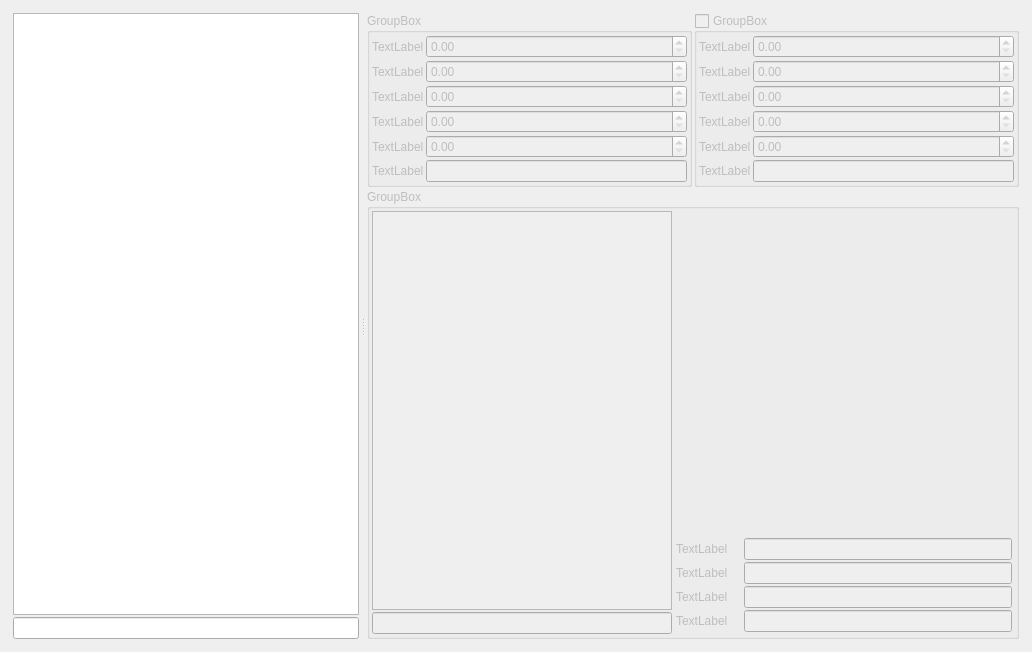
<?xml version="1.0" encoding="UTF-8"?>
<ui version="4.0">
 <class>view</class>
 <widget class="QWidget" name="view">
  <property name="geometry">
   <rect>
    <x>0</x>
    <y>0</y>
    <width>1032</width>
    <height>652</height>
   </rect>
  </property>
  <property name="windowTitle">
   <string>Form</string>
  </property>
  <layout class="QGridLayout" name="gridLayout">
   <item row="0" column="0">
    <widget class="QSplitter" name="splitter">
     <property name="orientation">
      <enum>Qt::Horizontal</enum>
     </property>
     <widget class="QWidget" name="widget" native="true">
      <property name="sizePolicy">
       <sizepolicy hsizetype="Fixed" vsizetype="Preferred">
        <horstretch>0</horstretch>
        <verstretch>0</verstretch>
       </sizepolicy>
      </property>
      <property name="maximumSize">
       <size>
        <width>350</width>
        <height>16777215</height>
       </size>
      </property>
      <layout class="QGridLayout" name="gridLayout_7">
       <property name="leftMargin">
        <number>2</number>
       </property>
       <property name="topMargin">
        <number>2</number>
       </property>
       <property name="rightMargin">
        <number>2</number>
       </property>
       <property name="bottomMargin">
        <number>2</number>
       </property>
       <property name="spacing">
        <number>2</number>
       </property>
       <item row="0" column="0">
        <widget class="QListView" name="main_list_view">
         <property name="contextMenuPolicy">
          <enum>Qt::CustomContextMenu</enum>
         </property>
         <property name="alternatingRowColors">
          <bool>true</bool>
         </property>
        </widget>
       </item>
       <item row="1" column="0">
        <widget class="QLineEdit" name="main_filter_line_edit"/>
       </item>
      </layout>
     </widget>
     <widget class="QWidget" name="detailed_view_widget" native="true">
      <property name="enabled">
       <bool>false</bool>
      </property>
      <property name="sizePolicy">
       <sizepolicy hsizetype="Preferred" vsizetype="Preferred">
        <horstretch>0</horstretch>
        <verstretch>0</verstretch>
       </sizepolicy>
      </property>
      <layout class="QGridLayout" name="gridLayout_6">
       <property name="leftMargin">
        <number>2</number>
       </property>
       <property name="topMargin">
        <number>2</number>
       </property>
       <property name="rightMargin">
        <number>2</number>
       </property>
       <property name="bottomMargin">
        <number>2</number>
       </property>
       <property name="spacing">
        <number>2</number>
       </property>
       <item row="0" column="0">
        <widget class="QGroupBox" name="head_camera_settings_groupbox">
         <property name="title">
          <string>GroupBox</string>
         </property>
         <layout class="QGridLayout" name="gridLayout_3" columnstretch="0,1">
          <property name="leftMargin">
           <number>2</number>
          </property>
          <property name="topMargin">
           <number>2</number>
          </property>
          <property name="rightMargin">
           <number>2</number>
          </property>
          <property name="bottomMargin">
           <number>2</number>
          </property>
          <property name="spacing">
           <number>2</number>
          </property>
          <item row="1" column="1">
           <widget class="QDoubleSpinBox" name="head_y_spinbox">
            <property name="maximum">
             <double>1000.000000000000000</double>
            </property>
           </widget>
          </item>
          <item row="0" column="1">
           <widget class="QDoubleSpinBox" name="head_z_spinbox">
            <property name="maximum">
             <double>1000.000000000000000</double>
            </property>
           </widget>
          </item>
          <item row="3" column="1">
           <widget class="QDoubleSpinBox" name="head_pitch_spinbox">
            <property name="maximum">
             <double>1000.000000000000000</double>
            </property>
           </widget>
          </item>
          <item row="4" column="1">
           <widget class="QDoubleSpinBox" name="head_fov_spinbox">
            <property name="maximum">
             <double>1000.000000000000000</double>
            </property>
           </widget>
          </item>
          <item row="2" column="1">
           <widget class="QDoubleSpinBox" name="head_yaw_spinbox">
            <property name="maximum">
             <double>1000.000000000000000</double>
            </property>
           </widget>
          </item>
          <item row="0" column="0">
           <widget class="QLabel" name="head_z_label">
            <property name="text">
             <string>TextLabel</string>
            </property>
           </widget>
          </item>
          <item row="1" column="0">
           <widget class="QLabel" name="head_y_label">
            <property name="text">
             <string>TextLabel</string>
            </property>
           </widget>
          </item>
          <item row="2" column="0">
           <widget class="QLabel" name="head_yaw_label">
            <property name="text">
             <string>TextLabel</string>
            </property>
           </widget>
          </item>
          <item row="3" column="0">
           <widget class="QLabel" name="head_pitch_label">
            <property name="text">
             <string>TextLabel</string>
            </property>
           </widget>
          </item>
          <item row="4" column="0">
           <widget class="QLabel" name="head_fov_label">
            <property name="text">
             <string>TextLabel</string>
            </property>
           </widget>
          </item>
          <item row="5" column="0">
           <widget class="QLabel" name="head_skeleton_node_label">
            <property name="text">
             <string>TextLabel</string>
            </property>
           </widget>
          </item>
          <item row="5" column="1">
           <widget class="KLineEdit" name="head_skeleton_node_line_edit"/>
          </item>
         </layout>
        </widget>
       </item>
       <item row="1" column="0" colspan="2">
        <widget class="QGroupBox" name="variants_groupbox">
         <property name="title">
          <string>GroupBox</string>
         </property>
         <layout class="QGridLayout" name="gridLayout_2">
          <property name="leftMargin">
           <number>2</number>
          </property>
          <property name="topMargin">
           <number>2</number>
          </property>
          <property name="rightMargin">
           <number>2</number>
          </property>
          <property name="bottomMargin">
           <number>2</number>
          </property>
          <property name="spacing">
           <number>2</number>
          </property>
          <item row="0" column="2" rowspan="2" colspan="2">
           <widget class="QWidget" name="variants_widget" native="true">
            <layout class="QGridLayout" name="gridLayout_5" columnstretch="0,0,0,0,0">
             <property name="leftMargin">
              <number>2</number>
             </property>
             <property name="topMargin">
              <number>2</number>
             </property>
             <property name="rightMargin">
              <number>2</number>
             </property>
             <property name="bottomMargin">
              <number>2</number>
             </property>
             <property name="spacing">
              <number>2</number>
             </property>
             <item row="0" column="3">
              <widget class="QLabel" name="mask_2_label">
               <property name="text">
                <string/>
               </property>
              </widget>
             </item>
             <item row="0" column="4">
              <widget class="QLabel" name="mask_3_label">
               <property name="text">
                <string/>
               </property>
              </widget>
             </item>
             <item row="0" column="2">
              <widget class="QLabel" name="mask_1_label">
               <property name="text">
                <string/>
               </property>
              </widget>
             </item>
             <item row="0" column="1">
              <widget class="QLabel" name="diffuse_label">
               <property name="text">
                <string/>
               </property>
              </widget>
             </item>
             <item row="0" column="0">
              <widget class="QWidget" name="widget_2" native="true"/>
             </item>
             <item row="1" column="0">
              <widget class="QLabel" name="file_diffuse_label">
               <property name="text">
                <string>TextLabel</string>
               </property>
              </widget>
             </item>
             <item row="2" column="0">
              <widget class="QLabel" name="file_mask_1_label">
               <property name="text">
                <string>TextLabel</string>
               </property>
              </widget>
             </item>
             <item row="3" column="0">
              <widget class="QLabel" name="file_mask_2_label">
               <property name="text">
                <string>TextLabel</string>
               </property>
              </widget>
             </item>
             <item row="4" column="0">
              <widget class="QLabel" name="file_mask_3_label">
               <property name="text">
                <string>TextLabel</string>
               </property>
              </widget>
             </item>
             <item row="4" column="1" colspan="4">
              <widget class="KLineEdit" name="file_mask_3_line_edit"/>
             </item>
             <item row="3" column="1" colspan="4">
              <widget class="KLineEdit" name="file_mask_2_line_edit"/>
             </item>
             <item row="2" column="1" colspan="4">
              <widget class="KLineEdit" name="file_mask_1_line_edit"/>
             </item>
             <item row="1" column="1" colspan="4">
              <widget class="KLineEdit" name="file_diffuse_line_edit"/>
             </item>
            </layout>
           </widget>
          </item>
          <item row="1" column="0">
           <widget class="QLineEdit" name="variants_filter_line_edit">
            <property name="maximumSize">
             <size>
              <width>300</width>
              <height>16777215</height>
             </size>
            </property>
           </widget>
          </item>
          <item row="0" column="0">
           <widget class="QListView" name="variants_list_view">
            <property name="sizePolicy">
             <sizepolicy hsizetype="Fixed" vsizetype="Expanding">
              <horstretch>0</horstretch>
              <verstretch>0</verstretch>
             </sizepolicy>
            </property>
            <property name="maximumSize">
             <size>
              <width>300</width>
              <height>16777215</height>
             </size>
            </property>
            <property name="contextMenuPolicy">
             <enum>Qt::CustomContextMenu</enum>
            </property>
            <property name="alternatingRowColors">
             <bool>true</bool>
            </property>
           </widget>
          </item>
         </layout>
        </widget>
       </item>
       <item row="0" column="1">
        <widget class="QGroupBox" name="body_camera_settings_groupbox">
         <property name="title">
          <string>GroupBox</string>
         </property>
         <property name="checkable">
          <bool>true</bool>
         </property>
         <property name="checked">
          <bool>false</bool>
         </property>
         <layout class="QGridLayout" name="gridLayout_4" columnstretch="0,1">
          <property name="leftMargin">
           <number>2</number>
          </property>
          <property name="topMargin">
           <number>2</number>
          </property>
          <property name="rightMargin">
           <number>2</number>
          </property>
          <property name="bottomMargin">
           <number>2</number>
          </property>
          <property name="spacing">
           <number>2</number>
          </property>
          <item row="0" column="1">
           <widget class="QDoubleSpinBox" name="body_z_spinbox">
            <property name="maximum">
             <double>1000.000000000000000</double>
            </property>
           </widget>
          </item>
          <item row="2" column="1">
           <widget class="QDoubleSpinBox" name="body_yaw_spinbox">
            <property name="maximum">
             <double>1000.000000000000000</double>
            </property>
           </widget>
          </item>
          <item row="3" column="1">
           <widget class="QDoubleSpinBox" name="body_pitch_spinbox">
            <property name="maximum">
             <double>1000.000000000000000</double>
            </property>
           </widget>
          </item>
          <item row="4" column="1">
           <widget class="QDoubleSpinBox" name="body_fov_spinbox">
            <property name="maximum">
             <double>1000.000000000000000</double>
            </property>
           </widget>
          </item>
          <item row="1" column="1">
           <widget class="QDoubleSpinBox" name="body_y_spinbox">
            <property name="maximum">
             <double>1000.000000000000000</double>
            </property>
           </widget>
          </item>
          <item row="0" column="0">
           <widget class="QLabel" name="body_z_label">
            <property name="text">
             <string>TextLabel</string>
            </property>
           </widget>
          </item>
          <item row="1" column="0">
           <widget class="QLabel" name="body_y_label">
            <property name="text">
             <string>TextLabel</string>
            </property>
           </widget>
          </item>
          <item row="2" column="0">
           <widget class="QLabel" name="body_yaw_label">
            <property name="text">
             <string>TextLabel</string>
            </property>
           </widget>
          </item>
          <item row="3" column="0">
           <widget class="QLabel" name="body_pitch_label">
            <property name="text">
             <string>TextLabel</string>
            </property>
           </widget>
          </item>
          <item row="4" column="0">
           <widget class="QLabel" name="body_fov_label">
            <property name="text">
             <string>TextLabel</string>
            </property>
           </widget>
          </item>
          <item row="5" column="0">
           <widget class="QLabel" name="body_skeleton_node_label">
            <property name="text">
             <string>TextLabel</string>
            </property>
           </widget>
          </item>
          <item row="5" column="1">
           <widget class="KLineEdit" name="body_skeleton_node_line_edit"/>
          </item>
         </layout>
        </widget>
       </item>
      </layout>
     </widget>
    </widget>
   </item>
  </layout>
 </widget>
 <customwidgets>
  <customwidget>
   <class>KLineEdit</class>
   <extends>QLineEdit</extends>
   <header>klineedit.h</header>
  </customwidget>
 </customwidgets>
 <resources/>
 <connections/>
</ui>
